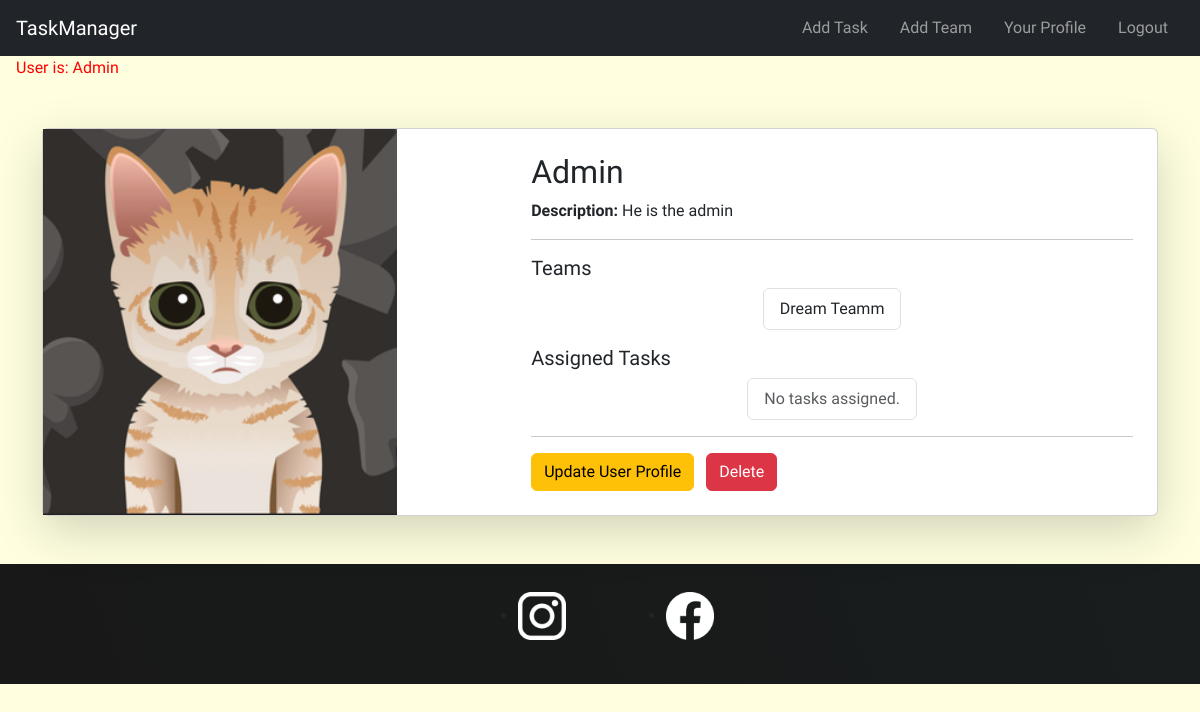
Before: /users/9/ (signed in) with the older database file.
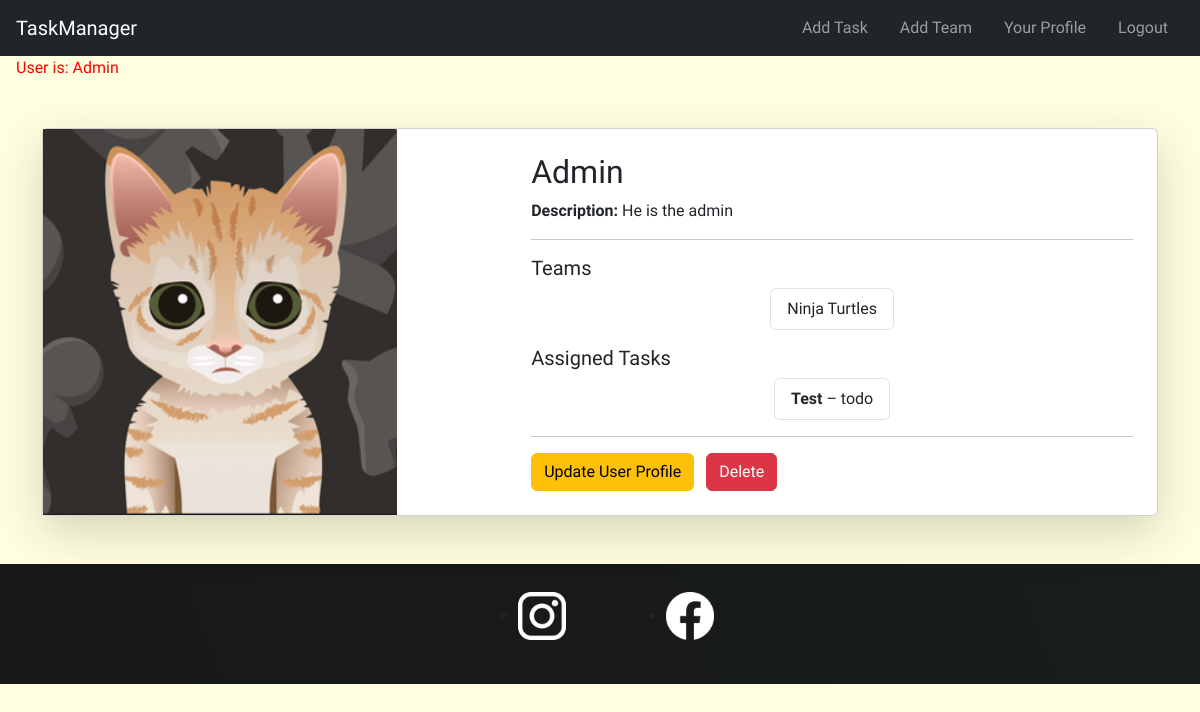
After: the same page with the newer database file.
### tasks/models.py (models this page shows, shortened)
class UserProfile(models.Model):
    user = models.OneToOneField(User, on_delete=models.CASCADE)# if we delete user we delete theri profile too
    description = models.TextField(blank=True)
    image = models.ImageField(max_length=500,default="profile_pictures/placeholder.png",upload_to="profile_pictures")

class Team(models.Model): # One user can be a team
    name = models.CharField(max_length=100)
    users = models.ManyToManyField(User, related_name='teams')

class Task(models.Model):
    STATUS_CHOICES = [
        ('todo', 'To Do'),
        ('in_progress', 'In Progress'),
        ('done', 'Done'),
    ]
    private = models.BooleanField(blank=False,default=False) # if it is false every one can see it , users & teams associated
    creator = models.ForeignKey(User,on_delete=models.CASCADE, related_name='created_tasks')
    title = models.CharField(max_length=200)
    status = models.CharField(max_length=20, choices=STATUS_CHOICES, default='todo')
    description = models.TextField(blank=True)
    users = models.ManyToManyField(User, related_name='tasks')  # Users assigned to the task
    teams = models.ManyToManyField(Team, related_name='tasks' , blank=True)  # Teams related to the task
    subtasks = models.ManyToManyField('self', symmetrical=False, blank=True, related_name='parent_tasks')  # Optional sub-task linkage
    created_at = models.DateTimeField(auto_now_add=True)
    updated_at = models.DateTimeField(auto_now=True)
    deadline = models.DateTimeField(null=True, blank=True)

### tasks/views.py (the view)
# urls.py: path("users/<int:user_id>/", views.detail_user, name="detail_user"), # ex:  /user/1
@login_required
def detail_user(request, user_id):
    profile = UserProfile.objects.get(pk=user_id)
    context = {
        "profile": profile,
    }
    return render(request, "users/detail.html", context)

### tasks/templates/users/detail.html
{% extends 'base.html' %}
{% block body %}
<main class="container my-5">
  <div class="card shadow-lg">
    <div class="row g-0">
      <div class="col-md-5">
        <img src="{{ profile.image.url }}" alt="User Image" class="img-fluid h-100" style="object-fit: cover;">
      </div>
      <div class="col-md-7 p-4">
        <h2>{{ profile.user.username }}</h2>
        {% if profile.description %}
        <p><strong>Description:</strong> {{ profile.description }}</p>
        {% endif %}
        <hr>
        <h5>Teams</h5>
        <ul class="list-group mb-3">
          {% for team in profile.user.teams.all %}
          <li class="list-group-item">{{ team.name }}</li>
          {% empty %}
          <li class="list-group-item text-muted">No teams yet.</li>
          {% endfor %}
        </ul>
        <h5>Assigned Tasks</h5>
        <ul class="list-group">
          {% for task in profile.user.tasks.all %}
          <li class="list-group-item">
            <strong>{{ task.title }}</strong> – {{ task.status }}
          </li>
          {% empty %}
          <li class="list-group-item text-muted">
            No tasks assigned.
          </li>
          {% endfor %}
        </ul>
        <hr>
        <div class="mt-3">
          <a href="{% url 'task:update_user' profile.id %}" class="btn btn-warning me-2">Update User Profile</a>
          <a href="{% url 'task:delete_user' profile.id %}" class="btn btn-danger">Delete</a>
        </div>
      </div>
    </div>
  </div>
</main>
{% endblock %}

### tasks/templates/base.html (shortened to what this page needs)
{% load static %}
<!DOCTYPE html>
<html lang="en">
    <head>
      <link href="https://cdn.jsdelivr.net/npm/bootstrap@5.3.5/dist/css/bootstrap.min.css" rel="stylesheet"
>
      <link rel="stylesheet" href="{% static 'tasks/styles.css' %}">
  </head>
  <body>
    <header>
      <nav class="navbar navbar-dark bg-dark">
        <a href="/" class="navbar-brand ms-3">TaskManager</a>
        <div class="navbar-nav flex-row ms-auto me-3">
          {% if user.is_authenticated %}
          <a class="nav-link px-3" href="{% url 'task:create_task' %}"
            >Add Task</a
          >
          <a class="nav-link px-3" href="{% url 'task:create_team' %}"
            >Add Team</a
          >
          {% if user.userprofile %}
          <a
            class="nav-link px-3"
            href="{% url 'task:detail_user' request.user.userprofile.id %}"
            >Your Profile</a
          >
          {% endif %}
          <form
            method="POST"
            action="{% url 'logout' %}"
            style="display: inline"
          >
            <button type="submit" class="btn btn-link nav-link px-3">
              Logout
            </button>
          </form>
          {% else %}
          <a class="nav-link px-3" href="{% url 'login' %}">Login</a>
          <a class="nav-link px-3" href="{% url 'register' %}">Register</a>
          {% endif %}
        </div>
      </nav>
    </header>
    <p style="color: red; margin-left:1rem;">User is: {{ user }}</p>
    {% block body %} {% endblock %}
    <footer>
      <ul>
        <li>
          <a href="https://www.instagram.com/">
            <img
              src="/pictures/icons/insta.png"
              alt="Instagram logo link to social media page"
          /></a>
        </li>
        <li>
          <a href="https://www.facebook.com/">
            <img
              src="/pictures/icons/facebook.png"
              alt="Facebook logo link to social media page"
            />
          </a>
        </li>
      </ul>
    </footer>
  </body>
</html>

### tasks/static/tasks/styles.css (style rules this page uses)
body { background-color: lightyellow; font-family: "Oswald", sans-serif; }
li { margin: auto; }
footer { background: linear-gradient(70deg, rgb(24, 24, 24), rgb(25, 29, 29)); padding: 1.75rem 0; margin-top: 1rem; }
footer ul { display: flex; justify-content: center; }
footer li { width: 3rem; height: 3rem; margin: 0 3.125rem; }
footer img { width: 100%; height: 100%; }

Changed rows visible on the page:
no longer on this page (row unchanged): Team: name "Dream Teamm"
now on this page (row unchanged): Team: name "Ninja Turtles"
added Task: title "Test", status "todo"
Other visible differences:
text no longer shown: "No tasks assigned."
